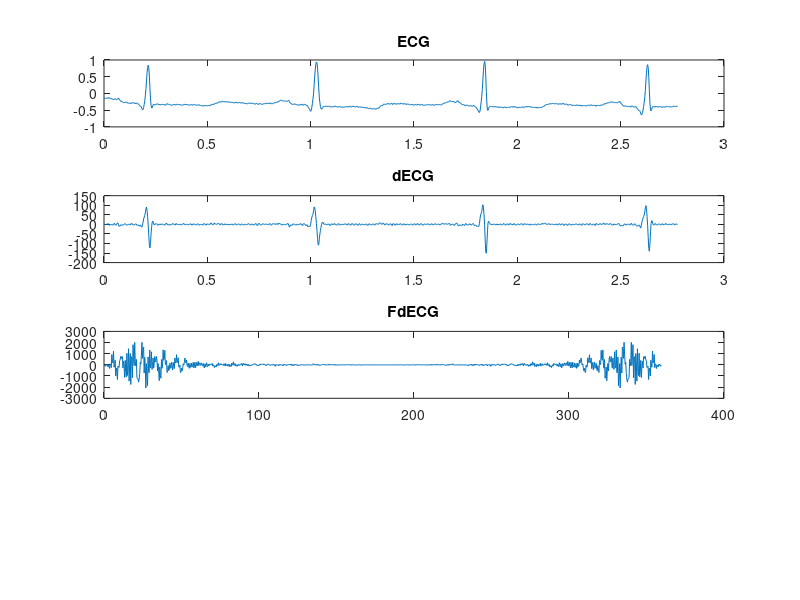

Write MATLAB code to recreate this figure.
load ('100m.mat')           % the signal will be loaded to "val" matrix
totalPlots = 4;              % the total of graphics plotted
val = (val - 1024)/200;     % you have to remove "base" and "gain"
ECG = val(1,1:1000);        % select the lead (Lead I)
Fs = 360;                   % sampling frequecy
t = (0:length(ECG)-1)/Fs;   % creatin the time array

figure                      % create new figure
subplot(totalPlots,1,1)     % first subplot
plot(t,ECG)                 % plotting the signal
title('ECG')
dECG = zeros(size(ECG));    % starting an array to store ECG's derivative
halfF = Fs/2;               % this will be used to calculate dECG

disp(['time interval = ', num2str(halfF)]);
disp(['size(ECG) = ', num2str(size(ECG))]);

for i = 2:(length(ECG)-1)    % this loop calculates dECG
    dECG(i) = (halfF) * (ECG(i+1) - ECG(i-1));
end
subplot(totalPlots,1,2)     % second subplot
plot(t, dECG);              % plotting dECG
title('dECG')               % adding a title to the graphic

FdECG = fft(dECG);          % getting the fourier transform of dECG
f = (0:length(FdECG)-1)*Fs/length(ECG);
display(['len(f) = ', num2str(length(f)), 'len(FdECG) = ', num2str(length(FdECG))]);
subplot(totalPlots,1,3);    % third subplot
plot(f, FdECG);              % plotting the fourier transform of dECG
title('F{dECG}')
    